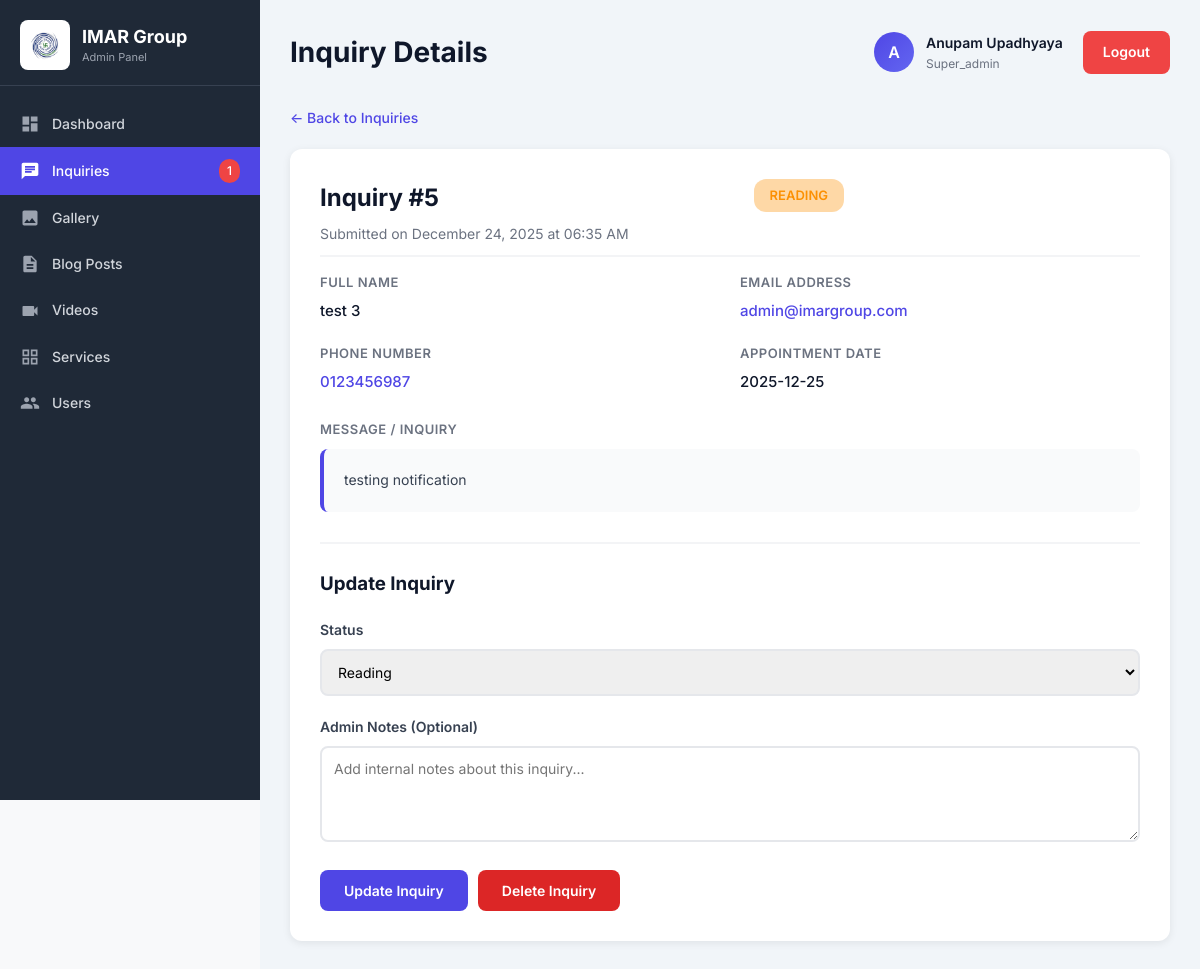
The app's page /admin/INQUIRY_CODE/view-inquiry.php?id=5 (signed in) with its own data.
### tables this page shows
CREATE TABLE `inquiries` (
  `id` int(11) NOT NULL,
  `first_name` varchar(50) NOT NULL,
  `last_name` varchar(50) NOT NULL,
  `email` varchar(100) NOT NULL,
  `phone` varchar(20) NOT NULL,
  `appointment_date` date DEFAULT NULL,
  `message` text NOT NULL,
  `ip_address` varchar(45) DEFAULT NULL,
  `user_agent` text DEFAULT NULL,
  `status` enum('new','reading','responded') NOT NULL DEFAULT 'new',
  `created_at` timestamp NOT NULL DEFAULT current_timestamp(),
  `updated_at` timestamp NOT NULL DEFAULT current_timestamp() ON UPDATE current_timestamp(),
  `read_at` datetime DEFAULT NULL,
  `admin_notes` text DEFAULT NULL
);

### admin/INQUIRY_CODE/view-inquiry.php (the view, shortened to what this page needs)
<?php
require_once '../../config/config.php';
$admin_name = $_SESSION['admin_name'] ?? 'Admin';
$admin_initials = strtoupper(substr($admin_name, 0, 1));
$admin_role = $_SESSION['admin_role'] ?? 'editor';
$inquiry_id = $_GET['id'] ?? 0;
$stmt = $conn->prepare("SELECT * FROM inquiries WHERE id = ?");
$stmt->bind_param("i", $inquiry_id);
$stmt->execute();
$result = $stmt->get_result();
$inquiry = $result->fetch_assoc();
if ($inquiry['status'] === 'new') {
    $inquiry['status'] = 'reading';
}
?>
<!DOCTYPE html>
<html lang="en">
<head>
<link rel="stylesheet" href="../../css/styles.css">
<link rel="stylesheet" href="../../css/dashboard.css">
</head>
<body>
  <div class="dashboard">
    <?php include __DIR__ . '/../includes/sidebar.php'; ?>
    <div class="main-content">
    <div class="dashboard-header">
        <h1>Inquiry Details</h1>
        <div class="header-actions">
            <div class="user-info">
                <div class="user-avatar"><?php echo $admin_initials; ?></div>
                <div>
                    <div style="font-weight: 600; font-size: 14px;"><?php echo htmlspecialchars($admin_name); ?></div>
                    <div style="font-size: 12px; color: #6b7280;"><?php echo ucfirst($admin_role); ?></div>
                </div>
            </div>
            <a href="../logout.php" class="logout-btn">Logout</a>
        </div>
    </div>
    <div class="inquiry-detail-container">
        <a href="inquiries.php" class="back-link">&larr; Back to Inquiries</a>
        <div class="inquiry-card">
            <div class="inquiry-header">
                <div class="inquiry-title">
                    <h2>Inquiry #<?php echo $inquiry['id']; ?></h2>
                    <div class="inquiry-meta">
                        Submitted on <?php echo date('F d, Y \a\t h:i A', strtotime($inquiry['created_at'])); ?>
                    </div>
                </div>
                <span class="status-badge <?php echo $inquiry['status']; ?>">
                    <?php echo ucfirst($inquiry['status']); ?>
                </span>
            </div>
            <div class="info-grid">
                <div class="info-item">
                    <label>Full Name</label>
                    <value><?php echo htmlspecialchars($inquiry['first_name'] . ' ' . $inquiry['last_name']); ?></value>
                </div>
                <div class="info-item">
                    <label>Email Address</label>
                    <value><a href="mailto:<?php echo htmlspecialchars($inquiry['email']); ?>" style="color: #4f46e5;"><?php echo htmlspecialchars($inquiry['email']); ?></a></value>
                </div>
                <div class="info-item">
                    <label>Phone Number</label>
                    <value><a href="tel:<?php echo htmlspecialchars($inquiry['phone']); ?>" style="color: #4f46e5;"><?php echo htmlspecialchars($inquiry['phone']); ?></a></value>
                </div>
                <div class="info-item">
                    <label>Appointment Date</label>
                    <value><?php echo htmlspecialchars($inquiry['appointment_date']); ?></value>
                </div>
            </div>
            <div class="message-section">
                <label>Message / Inquiry</label>
                <div class="message-box">
                    <?php echo nl2br(htmlspecialchars($inquiry['message'])); ?>
                </div>
            </div>
            <div class="action-section">
                <h3 style="margin-bottom: 20px;">Update Inquiry</h3>
                <form method="POST" action="">
                    <div class="form-group">
                        <label for="status">Status</label>
                        <select name="status" id="status" required>
                            <option value="reading" <?php echo $inquiry['status'] === 'reading' ? 'selected' : ''; ?>>Reading</option>
                        </select>
                    </div>
                    <div class="form-group">
                        <label for="admin_notes">Admin Notes (Optional)</label>
                        <textarea name="admin_notes" id="admin_notes" rows="4" placeholder="Add internal notes about this inquiry..."><?php echo htmlspecialchars($inquiry['admin_notes'] ?? ''); ?></textarea>
                    </div>
              <div class="btn-group" style="display: flex; gap: 10px; align-items: center; flex-wrap: wrap;">
    <form method="POST" action="">
        <button type="submit" name="update_status" class="btn btn-primary">Update Inquiry</button>
    </form>
    <form method="POST" action="" onsubmit="return confirm('Are you sure you want to delete this inquiry?');">
        <button type="submit" class="btn btn-delete">Delete Inquiry</button>
    </form>
</div>
            </div>
        </div>
    </div>
</div>
</div>
</body>
</html>

### css/styles.css (style rules this page uses)
* { margin: 0; padding: 0; box-sizing: border-box; font-family: 'Inter', -apple-system, BlinkMacSystemFont, 'Segoe UI', sans-serif; }
body { background-color: #f8f9fa; color: #0f172a; line-height: 1.6; }
a { text-decoration: none; color: inherit; }
.dashboard { display: flex; min-height: 100vh; background-color: #f8f9fa; }
.main-content { flex: 1; padding: 30px; background-color: #f1f5f9; overflow-y: auto; }
.dashboard-header { display: flex; justify-content: space-between; align-items: center; margin-bottom: 30px; flex-wrap: wrap; gap: 15px; }
.dashboard-header h1 { font-size: 28px; font-weight: 700; color: #0f172a; }
.header-actions { display: flex; align-items: center; gap: 20px; }
.user-info { display: flex; align-items: center; gap: 12px; }
.user-avatar { width: 40px; height: 40px; background: linear-gradient(135deg, #4f46e5 0%, #6366f1 100%); color: #ffffff; border-radius: 50%; display: flex; align-items: center; justify-content: center; font-weight: 600; font-size: 16px; }
.logout-btn { padding: 10px 20px; border: none; border-radius: 8px; background-color: #ef4444; color: #ffffff; cursor: pointer; font-size: 14px; font-weight: 600; transition: background 0.3s; }
.btn-delete { background-color: #dc2626 !important; color: white !important; }
.btn-group { display: flex; gap: 10px; flex-wrap: wrap; }

### css/dashboard.css (style rules this page uses)
.inquiry-header { display: flex; justify-content: space-between; align-items: start; margin-bottom: 8px; }
.inquiry-meta { display: flex; align-items: center; gap: 12px; font-size: 12px; color: #9ca3af; }
.btn-delete { background-color: #dc2626 !important; color: white !important; }
.btn-group { display: flex; gap: 10px; flex-wrap: wrap; }

### admin/INQUIRY_CODE/view-inquiry.php (style rules this page uses)
.inquiry-detail-container { max-width: 900px; }
.inquiry-card { background: white; border-radius: 12px; padding: 30px; box-shadow: 0 2px 8px rgba(0,0,0,0.08); margin-bottom: 20px; }
.inquiry-header { display: flex; justify-content: flex-start; align-items: start; margin-bottom: 15px; padding-bottom: 10px; border-bottom: 2px solid #f3f4f6; }
.inquiry-title h2 { font-size: 24px; margin-bottom: 5px; }
.inquiry-meta { font-size: 14px; color: #6b7280; }
.status-badge { padding: 6px 16px; border-radius: 12px; font-size: 13px; font-weight: 600; text-transform: uppercase; margin-left: 125px; }
.status-badge.reading { background: #fc900259; color: #fc9002ff; }
.info-grid { display: grid; grid-template-columns: repeat(2, 1fr); gap: 20px; margin-bottom: 25px; }
.info-item label { display: block; font-size: 13px; font-weight: 600; color: #6b7280; text-transform: uppercase; letter-spacing: 0.5px; margin-bottom: 6px; }
.info-item value { display: block; font-size: 15px; color: #0f172a; font-weight: 500; }
.message-section { margin: 25px 0; }
.message-section label { display: block; font-size: 13px; font-weight: 600; color: #6b7280; text-transform: uppercase; letter-spacing: 0.5px; margin-bottom: 10px; }
.message-box { background: #f9fafb; padding: 20px; border-radius: 8px; border-left: 4px solid #4f46e5; font-size: 14px; line-height: 1.6; color: #374151; }
.action-section { margin-top: 30px; padding-top: 25px; border-top: 2px solid #f3f4f6; }
.form-group { margin-bottom: 20px; }
.form-group label { display: block; font-size: 14px; font-weight: 600; margin-bottom: 8px; color: #374151; }
.form-group select, .form-group textarea { width: 100%; padding: 12px; border: 2px solid #e5e7eb; border-radius: 8px; font-size: 14px; font-family: inherit; }
.btn-group { display: flex; gap: 10px; }
.btn { padding: 12px 24px; border-radius: 8px; font-size: 14px; font-weight: 600; border: none; cursor: pointer; transition: all 0.3s; text-decoration: none; display: inline-block; }
.btn-primary { background: #4f46e5; color: white; }
.back-link { display: inline-flex; align-items: center; gap: 6px; color: #4f46e5; text-decoration: none; font-size: 14px; font-weight: 500; margin-bottom: 20px; }

### records on screen
inquiries: id "5", created_at "December 24, 2025 at 06:35 AM", first_name+last_name "test 3", email "admin@imargroup.com", phone "0123456987", appointment_date "2025-12-25", message "testing notification"

### other values on screen
$new_inquiries_count "1"
$admin_initials "A"
$admin_name "Anupam Upadhyaya"
$admin_role "Super_admin"
$inquiry['status'] "READING"
